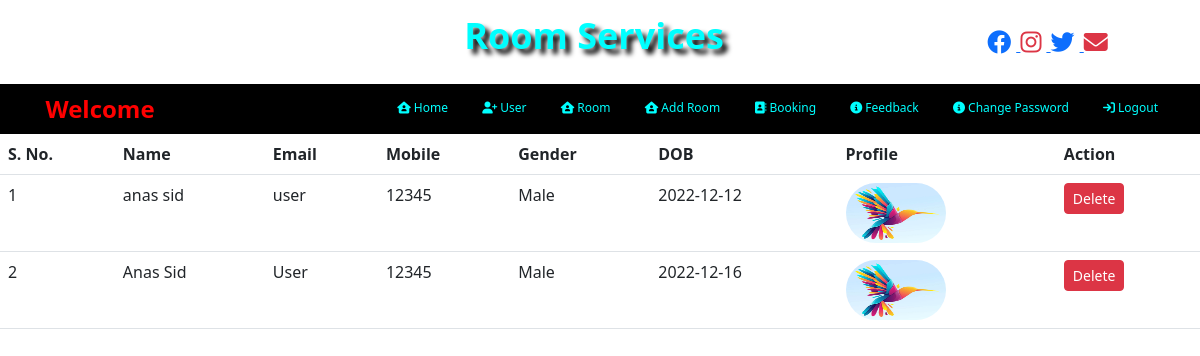
/view_user (signed in), run on the app's committed database.
### room/models.py (models this page shows, shortened)
class Signup(models.Model):
    user= models.ForeignKey(User,on_delete=models.CASCADE)
    mobile= models.CharField(max_length=20,null=True)
    image= models.FileField(null=True)
    gender= models.CharField(max_length=20,null=True)
    dob= models.CharField(max_length=20,null=True)

### room/views.py (the view)
# urls.py: path('view_user',view_user,name='view_user'),
def view_user(request):
    if not request.user.is_authenticated:
        return redirect('login')
    data = Signup.objects.all()
    d= {'data':data}
    return render(request,'admin/view_user.html',d)

### room/templates/admin/view_user.html
{% include 'admin_navigation.html' %}
<table class="table">
    <tr>
        <th>S. No.</th>
        <th>Name</th>
        <th>Email</th>
        <th>Mobile</th>
        <th>Gender</th>
        <th>DOB</th>
        <th>Profile</th>
        <th>Action</th>
    </tr>
    {% for i in data %}
    <tr>
        <td>{{forloop.counter}}</td>
        <td>{{i.user.first_name}} {{i.user.last_name}}</td>
        <td>{{i.user.username}}</td>
        <td>{{i.mobile}}</td>
        <td>{{i.gender}}</td>
        <td>{{i.dob}}</td>
        <td><img src="{{i.image.url}}" width="100" height="60" style="border-radius:30px;"></td>
        <td><a href="{% url 'delete_user' i.user.id %}" onclick="return confirm('Are you sure?')" class="btn btn-danger btn-sm">Delete</a></td>
    </tr>
    {% endfor %}
</table>

### data on the page
Signup: user.first_name "anas", user.last_name "sid", user.username "user", mobile "12345", gender "Male", dob "2022-12-12", image (picture)
Signup: user.first_name "Anas", user.last_name "Sid", user.username "User", mobile "12345", gender "Male", dob "2022-12-16", image (picture)
